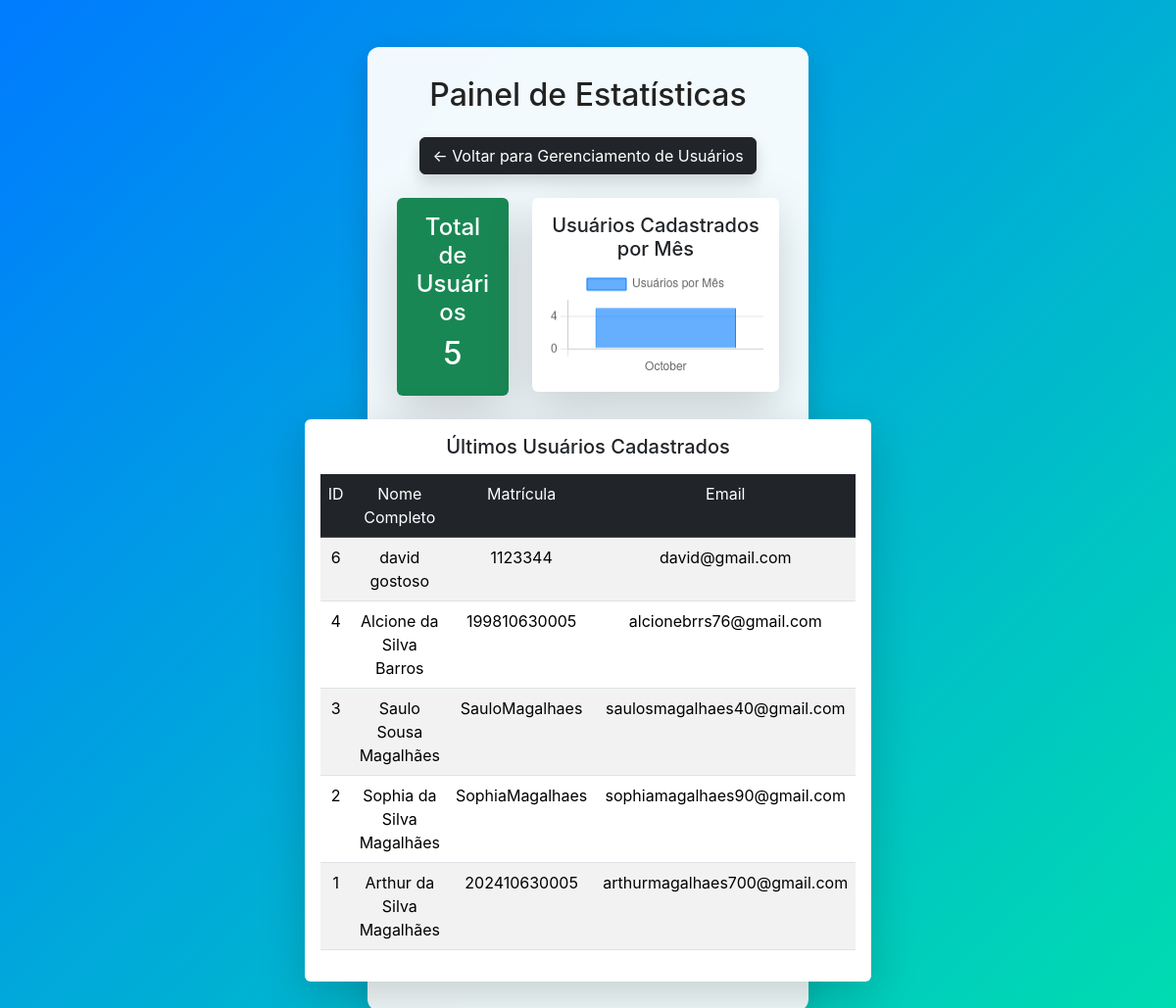
Page /dashboard.php on the committed database.
### tables this page shows
CREATE TABLE `usuarios` (
  `id_usuario` int(11) NOT NULL,
  `nome_completo` varchar(100) DEFAULT NULL,
  `matricula` varchar(100) NOT NULL,
  `email` varchar(100) DEFAULT NULL,
  `senha` varchar(100) DEFAULT NULL,
  `data_cadastro` datetime DEFAULT current_timestamp()
);

### dashboard.php (the view, shortened to what this page needs)
<?php
include "conexao.php";
$totalUsuariosQuery = mysqli_query($conexao, "SELECT COUNT(*) AS total FROM usuarios");
$totalUsuarios = mysqli_fetch_assoc($totalUsuariosQuery)['total'];
$usuariosPorMesQuery = mysqli_query($conexao, "
    SELECT MONTHNAME(data_cadastro) AS mes, COUNT(*) AS quantidade
    FROM usuarios
    WHERE YEAR(data_cadastro) = YEAR(CURDATE())
    GROUP BY MONTH(data_cadastro)
    ORDER BY MONTH(data_cadastro)
");
$meses = [];
$quantidades = [];
while ($row = mysqli_fetch_assoc($usuariosPorMesQuery)) {
    $meses[] = $row['mes'];
    $quantidades[] = $row['quantidade'];
}
$ultimosUsuariosQuery = mysqli_query($conexao, "SELECT * FROM usuarios ORDER BY id_usuario DESC LIMIT 5");
?>
<!DOCTYPE html>
<html lang="pt-br">
<head>
    <link href="https://cdn.jsdelivr.net/npm/bootstrap@5.3.2/dist/css/bootstrap.min.css" rel="stylesheet">
    <link rel="stylesheet" href="style.css">
</head>
<body>
<div class="container mt-5 mb-5">
    <h2 class="text-center mb-4">Painel de Estatísticas</h2>
    <div class="d-flex justify-content-end mb-4">
    <a href="usuarios.php" class="btn btn-dark shadow">
        ← Voltar para Gerenciamento de Usuários
    </a>
</div>
    <div class="row text-center mb-4">
        <div class="col-md-4">
            <div class="card shadow-lg border-0 p-3 bg-success text-white">
                <h4>Total de Usuários</h4>
                <h2><?= $totalUsuarios ?></h2>
            </div>
        </div>
        <div class="col-md-8">
            <div class="card shadow-lg border-0 p-3">
                <h5 class="text-center">Usuários Cadastrados por Mês</h5>
                <canvas id="graficoUsuarios"></canvas>
            </div>
        </div>
    </div>
    <div class="card shadow-lg border-0 p-3">
        <h5 class="text-center mb-3">Últimos Usuários Cadastrados</h5>
        <table class="table table-striped table-hover text-center">
            <thead class="table-dark">
                <tr>
                    <th>ID</th>
                    <th>Nome Completo</th>
                    <th>Matrícula</th>
                    <th>Email</th>
                </tr>
            </thead>
            <tbody>
                <?php while ($usuario = mysqli_fetch_assoc($ultimosUsuariosQuery)): ?>
                    <tr>
                        <td><?= $usuario['id_usuario'] ?></td>
                        <td><?= htmlspecialchars($usuario['nome_completo']) ?></td>
                        <td><?= htmlspecialchars($usuario['matricula']) ?></td>
                        <td><?= htmlspecialchars($usuario['email']) ?></td>
                    </tr>
                <?php endwhile; ?>
            </tbody>
        </table>
    </div>
</div>
<script>
const ctx = document.getElementById('graficoUsuarios');
new Chart(ctx, {
    type: 'bar',
    data: {
        labels: <?= json_encode($meses) ?>,
        datasets: [{
            label: 'Usuários por Mês',
            data: <?= json_encode($quantidades) ?>,
            borderWidth: 1,
            backgroundColor: 'rgba(0, 123, 255, 0.6)',
            borderColor: 'rgba(0, 123, 255, 1)',
        }]
    },
    options: {
        scales: {
            y: { beginAtZero: true }
        }
    }
});
</script>
</body>
</html>

### style.css (style rules this page uses)
* { margin: 0; padding: 0; border: 0; font-size: 100%; font: inherit; vertical-align: baseline; box-sizing: border-box; text-decoration: none; }
body { font-family: 'Inter', 'sans-serif', 'Arial'; min-height: 100vh; min-width: 100vw; display: flex; justify-content: center; align-items: center; background: linear-gradient(-45deg, #007BFF, #00B4DB, #00FF94, #007BFF); background-size: 400% 400%; animation: gradientMove 10s ease infinite; color: #222; }
.container { width: 100%; max-width: 450px; height: auto; padding: 30px; border-radius: 12px; background: rgba(255, 255, 255, 0.95); box-shadow: 0 10px 30px rgba(0, 0, 0, 0.15); display: flex; flex-direction: column; justify-content: center; align-items: center; animation: fadeIn 1s ease-in-out; }

### rows in the picture
usuarios: id_usuario "6", nome_completo "david gostoso", matricula "1123344", email "david@gmail.com"
usuarios: id_usuario "4", nome_completo "Alcione da Silva Barros", matricula "199810630005", email "alcionebrrs76@gmail.com"
usuarios: id_usuario "3", nome_completo "Saulo Sousa Magalhães", matricula "SauloMagalhaes", email "saulosmagalhaes40@gmail.com"
usuarios: id_usuario "2", nome_completo "Sophia da Silva Magalhães", matricula "SophiaMagalhaes", email "sophiamagalhaes90@gmail.com"
usuarios: id_usuario "1", nome_completo "Arthur da Silva Magalhães", matricula "202410630005", email "arthurmagalhaes700@gmail.com"

### other values in the picture
$totalUsuarios "5"
